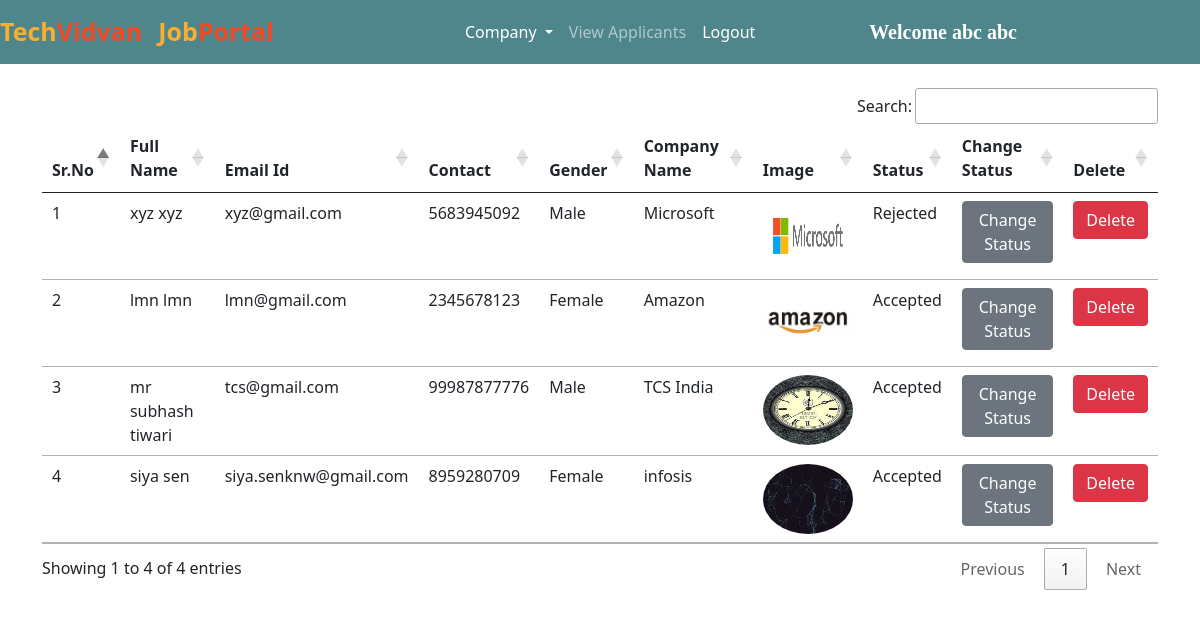
The app's page /all_companies/ (signed in) with its own data.
### jobs/models.py (models this page shows, shortened)
class Company(models.Model):
    user = models.ForeignKey(User, on_delete=models.CASCADE)
    phone = models.CharField(max_length=10)
    image = models.ImageField(upload_to="")
    gender = models.CharField(max_length=10)
    type = models.CharField(max_length=15)
    status = models.CharField(max_length=20)
    company_name = models.CharField(max_length=100)

### jobs/views.py (the view)
# urls.py: path("all_companies/", views.all_companies, name="all_companies"),
def all_companies(request):
    if not request.user.is_authenticated:
        return redirect("/admin_login")
    companies = Company.objects.all()
    return render(request, "all_companies.html", {'companies':companies})

### jobs/templates/all_companies.html (shortened to what this page needs)
{% extends 'admin_navbar.html' %}
{% block body %}
<div class="container mt-4">
<table class="table table-hover" id="example">
    <thead>
        <tr>
            <th>Sr.No</th>
            <th>Full Name</th>
            <th>Email Id</th>
            <th>Contact</th>
            <th>Gender</th>
            <th>Company Name</th>
            <th>Image</th>
            <th>Status</th>
            <th>Change Status</th>
            <th>Delete</th>
        </tr>
    </thead>
    <tbody>
        {% for company in companies %}
        <tr>
            <td>{{forloop.counter}}</td>
            <td>{{company.user.get_full_name}}</td>
            <td>{{company.user.email}}</td>
            <td>{{company.phone}}</td>
            <td>{{company.gender}}</td>
            <td>{{company.company_name}}</td>
            <td><img src="{{company.image.url}}" class="rounded-circle" width="90px" height="70px"></td>
            <td>{{company.status}}</td>
            <td><a href="/change_status/{{company.id}}/" class="btn btn-secondary">Change Status</a></td>
            <td><a href="/delete_company/{{company.user.id}}/" class="btn btn-danger" onclick="return confirm('Are you sure you want to delete this company?')">Delete</a></td>
        </tr>
        {% endfor %}
    </tbody>
</table>
</div>
{% endblock %}

### jobs/templates/admin_navbar.html (shortened to what this page needs)
<!doctype html>
<html lang="en">
<head>
  <link href="https://cdn.jsdelivr.net/npm/bootstrap@5.0.2/dist/css/bootstrap.min.css" rel="stylesheet"
>
  <link rel="stylesheet" href="https://cdn.datatables.net/1.10.25/css/jquery.dataTables.min.css">
  <link rel="stylesheet" href="https://cdn.datatables.net/buttons/1.7.1/css/buttons.dataTables.min.css">
</head>
<body>
  <nav class="navbar navbar-expand-lg navbar-dark">
      <a class="navbar-brand" href="/"><span class="head1">Tech</span><span class="head2">Vidvan</span></a>
      <a class="navbar-brand" href="#"><span class="head1">Job</span><span class="head2">Portal</span></a>
      <div class="container w-50">
      <div class="collapse navbar-collapse" id="navbarSupportedContent">
        <ul class="navbar-nav me-auto mb-2 mb-lg-0">
          <div class="collapse navbar-collapse" id="navbarNavDarkDropdown">
            <ul class="navbar-nav">
              <li class="nav-item dropdown">
                <a class="nav-link active dropdown-toggle" href="#" id="navbarDarkDropdownMenuLink" role="button" data-bs-toggle="dropdown" aria-expanded="false">
                  Company
                </a>
              </li>
            </ul>
          </div>
          <li class="nav-item">
            <a class="nav-link {% block view_applicants %} {% endblock %}" href="/view_applicants/">View Applicants</a>
          </li>
          <li class="nav-item">
            <a class="nav-link active" href="/logout/">Logout</a>
          </li>
        </ul>
        <a class="navbar-brand" style="font-weight: bold; font-family: 'Times New Roman', Times, serif;" href="#">Welcome {{request.user.get_full_name}}</a>
      </div>
      </div>
  </nav>
  {% block body %}
  {% endblock %}
</body>
</html>

### jobs/templates/admin_navbar.html (style rules this page uses)
.navbar { background-color: #4f868c; }
.head1 { color: #FBAD30; font-size: 25px; font-weight: bold; height: 50px; }
.head2 { color: #EF4926; font-size: 25px; font-weight: bold; }

### records on screen
Company: user.get_full_name "xyz xyz", user.email "xyz@gmail.com", phone "5683945092", gender "Male", company_name "Microsoft", image (picture), status "Rejected"
Company: user.get_full_name "lmn lmn", user.email "lmn@gmail.com", phone "2345678123", gender "Female", company_name "Amazon", image (picture), status "Accepted"
Company: user.get_full_name "mr subhash tiwari", user.email "tcs@gmail.com", phone "99987877776", gender "Male", company_name "TCS India", image (picture), status "Accepted"
Company: user.get_full_name "siya sen", user.email "siya.senknw@gmail.com", phone "8959280709", gender "Female", company_name "infosis", image (picture), status "Accepted"

### other values on screen
{{ request.user.get_full_name }} "abc abc"
